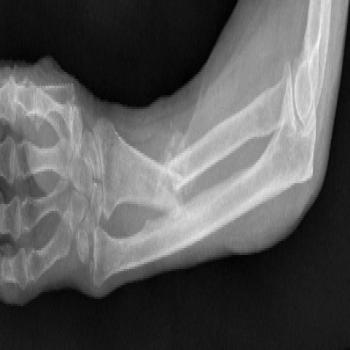
#> input picture visualization-scripts/n_0_6129_png.rf.a0d329f21af2685841cbcc1845eeac8a.jpg, 350 x 350 px
$ python image-difference.py n_0_6129_png.rf.a0d329f21af2685841cbcc1845eeac8a.jpg diff.png
#> lines starting #> are read from the running program, lines starting #| are printed output that depends on the picture
from skimage import transform, color, io
import sys
import matplotlib.pyplot as plt
from skimage.metrics import structural_similarity
import numpy as np

if __name__ == "__main__":
    img1 = io.imread(sys.argv[1])
#> img1 is the input picture: shape (350, 350, 3); min 0, max 247, mean 89.7
    img2 = io.imread(sys.argv[2])
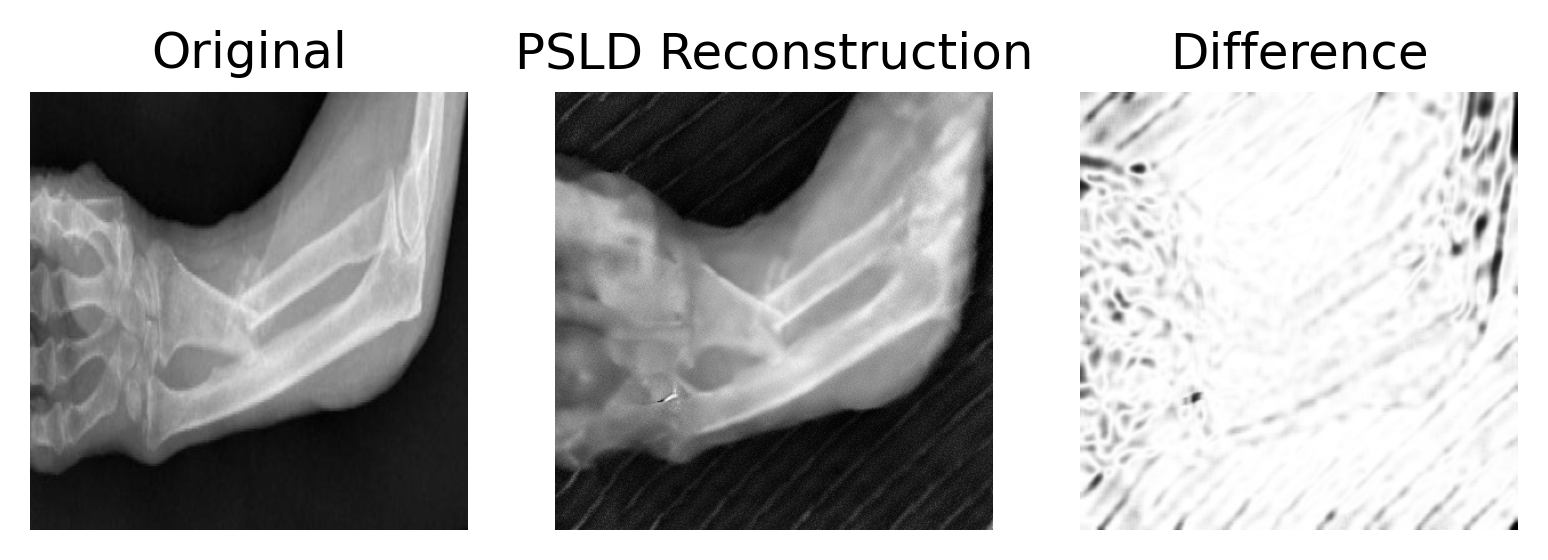
#> input picture visualization-scripts/diff.png, 1548 x 560 px
#> img2 is the input picture: shape (560, 1548, 4); mean R, G, B, A 178, 178, 178, 255

    # Process the first image
    img1 = transform.resize(img1, (384, 384))  # Resize the image
#> img1: shape (384, 384, 3) float64
    img1 = color.rgb2gray(img1)  # Convert the image to grayscale
#> img1: shape (384, 384) float64

    # Process the second image
    img2 = transform.resize(img2, (384, 384))  # Resize the image
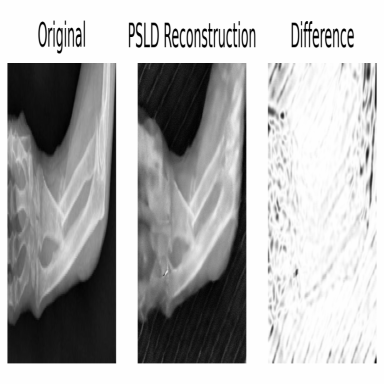
#> img2: shape (384, 384, 4) float64; mean R, G, B, A 0.698, 0.698, 0.698, 1; transparent parts drawn white

#> (the run stopped early here; a loop or call above may not have finished)
